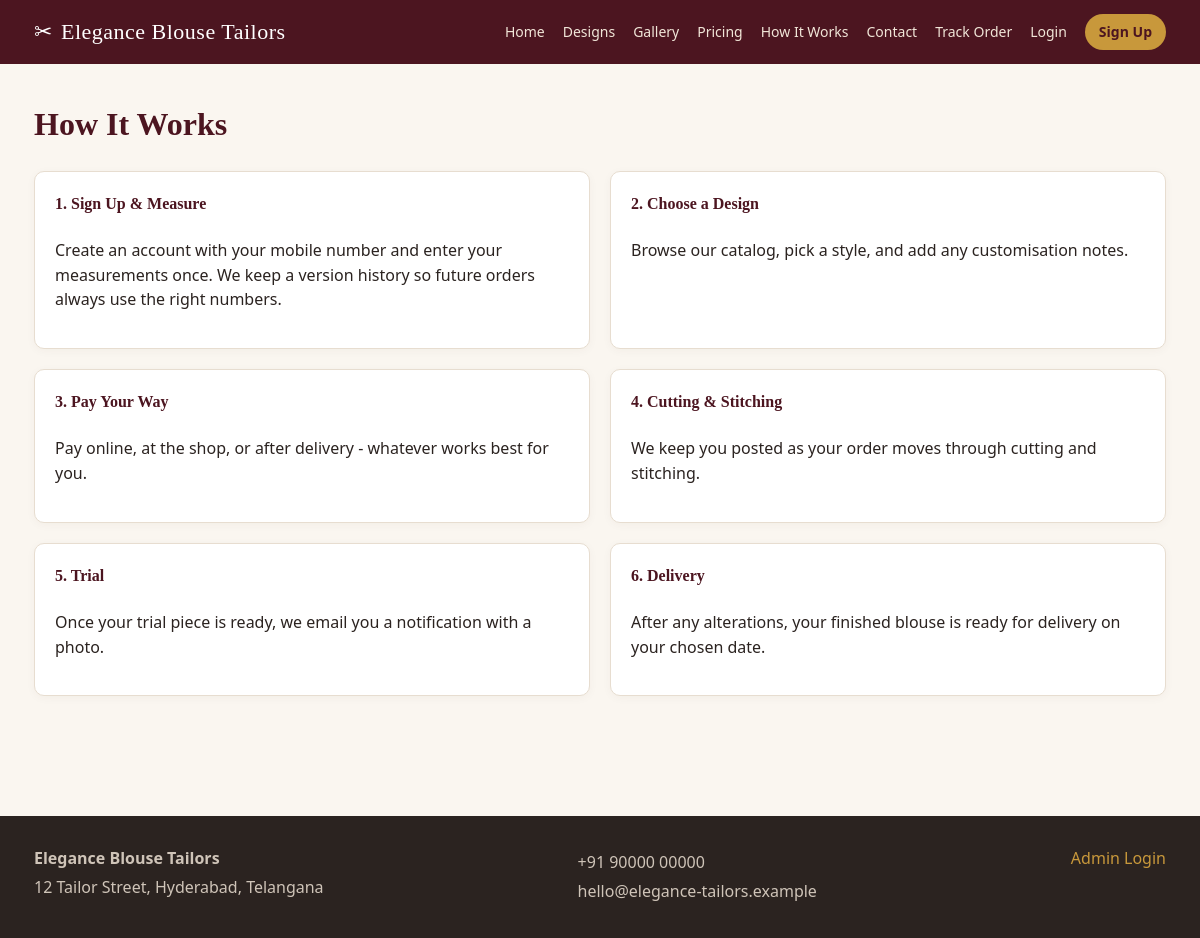
The app's page /how-it-works with its own data.
### tables this page shows
CREATE TABLE website_settings (
    setting_key     TEXT PRIMARY KEY,
    setting_value   TEXT
);

### app/public.py (the view)
@bp.route("/how-it-works")
def how_it_works():
    return render_template("public/how_it_works.html")

### app/db.py (called while the page is built)
def _connect_sqlite():
    path = current_app.config["SQLITE_PATH"]
    Path(path).parent.mkdir(parents=True, exist_ok=True)
    conn = sqlite3.connect(path)
    conn.row_factory = sqlite3.Row
    conn.execute("PRAGMA foreign_keys = ON")
    return conn

def get_db():
    if "db" not in g:
        engine = current_app.config["DB_ENGINE"]
        g.db = _connect_sqlite() if engine == "sqlite" else _connect_mssql()
        g.db_engine = engine
    return g.db

def _rows_to_dicts(cur, rows):
    columns = [col[0] for col in cur.description]
    return [dict(zip(columns, row)) for row in rows]

def query(sql, params=(), one=False):
    conn = get_db()
    cur = conn.cursor()
    cur.execute(sql, params)
    raw_rows = cur.fetchall()
    rows = _rows_to_dicts(cur, raw_rows)
    cur.close()
    if one:
        return rows[0] if rows else None
    return rows

### templates/public/how_it_works.html
{% extends "base.html" %}
{% block content %}
<h1>How It Works</h1>
<div class="grid grid-2">
  <div class="card"><h4>1. Sign Up &amp; Measure</h4><p>Create an account with your mobile number and enter your measurements once. We keep a version history so future orders always use the right numbers.</p></div>
  <div class="card"><h4>2. Choose a Design</h4><p>Browse our catalog, pick a style, and add any customisation notes.</p></div>
  <div class="card"><h4>3. Pay Your Way</h4><p>Pay online, at the shop, or after delivery - whatever works best for you.</p></div>
  <div class="card"><h4>4. Cutting &amp; Stitching</h4><p>We keep you posted as your order moves through cutting and stitching.</p></div>
  <div class="card"><h4>5. Trial</h4><p>Once your trial piece is ready, we email you a notification with a photo.</p></div>
  <div class="card"><h4>6. Delivery</h4><p>After any alterations, your finished blouse is ready for delivery on your chosen date.</p></div>
</div>
{% endblock %}

### templates/base.html (shortened to what this page needs)
<!DOCTYPE html>
<html lang="en">
<head>
<link rel="stylesheet" href="{{ url_for('static', filename='css/style.css') }}">
</head>
<body class="{% block body_class %}{% endblock %}">
<header class="site-header">
  <div class="container header-inner">
    <a class="brand" href="{{ url_for('public.home') }}" style="display:flex;align-items:center;gap:8px;">
      {% if site.logo_path %}
        <img src="{{ url_for('media', filename=site.logo_path) }}" alt="{{ site.brand_name or 'Logo' }}"
             style="height:100px;width:auto;display:block;">
      {% else %}
        <span>✂</span>
      {% endif %}
      {{ site.brand_name or 'Tailoring Studio' }}
    </a>
    <nav class="main-nav" id="mainNav">
      <a href="{{ url_for('public.home') }}">Home</a>
      <a href="{{ url_for('public.designs') }}">Designs</a>
      <a href="{{ url_for('public.gallery') }}">Gallery</a>
      <a href="{{ url_for('public.pricing') }}">Pricing</a>
      <a href="{{ url_for('public.how_it_works') }}">How It Works</a>
      <a href="{{ url_for('public.contact') }}">Contact</a>
      <a href="{{ url_for('public.track_order') }}">Track Order</a>
      {% if session.get('customer_id') %}
        <a href="{{ url_for('customer.dashboard') }}" class="nav-cta">My Dashboard</a>
        <a href="{{ url_for('auth.customer_logout') }}">Logout</a>
      {% else %}
        <a href="{{ url_for('auth.customer_login') }}">Login</a>
        <a href="{{ url_for('auth.customer_register') }}" class="nav-cta">Sign Up</a>
      {% endif %}
    </nav>
  </div>
</header>
<main class="container page-content">
  {% block content %}{% endblock %}
</main>
<footer class="site-footer">
  <div class="container footer-inner">
    <div>
      <strong>{{ site.brand_name or 'Tailoring Studio' }}</strong>
      <p>{{ site.address or '' }}</p>
    </div>
    <div>
      <p>{{ site.contact_number or '' }}</p>
      <p>{{ site.contact_email or '' }}</p>
    </div>
    <div>
      <a href="{{ url_for('auth.admin_login') }}">Admin Login</a>
    </div>
  </div>
</footer>
</body>
</html>

### static/css/style.css (style rules this page uses)
:root { --maroon: #6b1e2b; --maroon-dark: #4c1520; --gold: #c8983b; --cream: #faf6f0; --ink: #2b2320; --muted: #766a63; --border: #e7ddd0; --success: #2e7d4f; --danger: #b33a3a; --warning: #a8711f; --info: #2f6a8f; --radius: 10px; }
* { box-sizing: border-box; }
body { margin: 0; font-family: "Segoe UI", "Helvetica Neue", Arial, sans-serif; color: var(--ink); background: var(--cream); line-height: 1.55; }
.container { max-width: 1180px; margin: 0 auto; padding: 0 24px; }
a { color: var(--maroon); text-decoration: none; }
h1, h2, h3, h4 { font-family: Georgia, "Times New Roman", serif; color: var(--maroon-dark); margin-top: 0; }
p { color: var(--ink); }
.site-header { background: var(--maroon-dark); color: #fff; position: sticky; top: 0; z-index: 50; }
.header-inner { display: flex; align-items: center; justify-content: space-between; padding: 14px 24px; }
.brand { color: #fff; font-family: Georgia, serif; font-size: 22px; letter-spacing: .5px; }
.main-nav { display: flex; align-items: center; gap: 18px; flex-wrap: wrap; }
.main-nav a { color: #f1e6d8; font-size: 14px; }
.nav-cta { background: var(--gold); color: var(--maroon-dark) !important; padding: 7px 14px; border-radius: 20px; font-weight: 600; }
.site-footer { background: var(--ink); color: #cfc4b8; margin-top: 60px; padding: 30px 0; }
.footer-inner { display: flex; justify-content: space-between; flex-wrap: wrap; gap: 20px; }
.footer-inner a { color: var(--gold); }
.footer-inner p { margin: 4px 0; color: #cfc4b8; }
.page-content { padding: 36px 24px 60px; min-height: 60vh; }
.grid { display: grid; gap: 20px; }
.grid-2 { grid-template-columns: repeat(2, 1fr); }
.card { background: #fff; border: 1px solid var(--border); border-radius: var(--radius); padding: 20px; box-shadow: 0 2px 10px rgba(75,40,20,0.04); }

### records on screen
website_settings: setting_value "Elegance Blouse Tailors"
website_settings: setting_value "12 Tailor Street, Hyderabad, Telangana"
website_settings: setting_value "+91 90000 00000"
website_settings: setting_value "hello@elegance-tailors.example"
